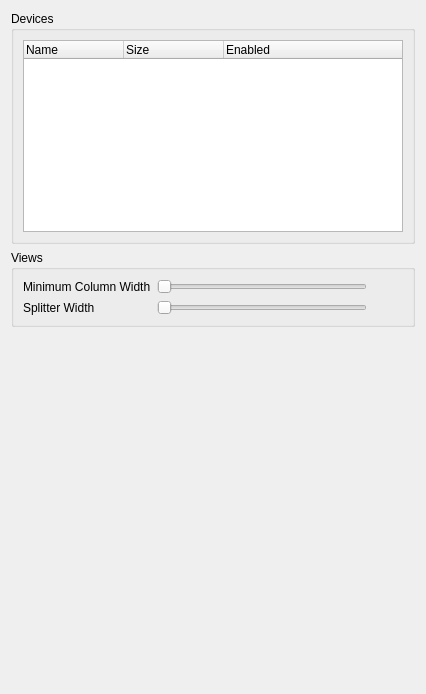
<?xml version="1.0" encoding="UTF-8"?>
<ui version="4.0">
 <class>LCDConfig</class>
 <widget class="QWidget" name="LCDConfig">
  <property name="geometry">
   <rect>
    <x>0</x>
    <y>0</y>
    <width>426</width>
    <height>694</height>
   </rect>
  </property>
  <property name="windowTitle">
   <string>Form</string>
  </property>
  <layout class="QVBoxLayout" name="verticalLayout_2">
   <item>
    <widget class="QGroupBox" name="qgbDevices">
     <property name="minimumSize">
      <size>
       <width>160</width>
       <height>43</height>
      </size>
     </property>
     <property name="whatsThis">
      <string>&lt;p&gt;This is the list of available LCD devices on your system.  It lists devices by name, but also includes the size of the display. Mumble supports outputting to several LCD devices at a time.&lt;/p&gt;
&lt;h3&gt;Size:&lt;/h3&gt;
&lt;p&gt;
This field describes the size of an LCD device. The size is given either in pixels (for Graphic LCDs) or in characters (for Character LCDs).&lt;/p&gt;
&lt;h3&gt;Enabled:&lt;/h3&gt;
&lt;p&gt;This decides whether Mumble should draw to a particular LCD device.&lt;/p&gt;</string>
     </property>
     <property name="title">
      <string>Devices</string>
     </property>
     <layout class="QVBoxLayout" name="verticalLayout">
      <item>
       <widget class="QTreeWidget" name="qtwDevices">
        <property name="sizePolicy">
         <sizepolicy hsizetype="Expanding" vsizetype="Minimum">
          <horstretch>0</horstretch>
          <verstretch>0</verstretch>
         </sizepolicy>
        </property>
        <property name="itemsExpandable">
         <bool>false</bool>
        </property>
        <column>
         <property name="text">
          <string>Name</string>
         </property>
        </column>
        <column>
         <property name="text">
          <string>Size</string>
         </property>
        </column>
        <column>
         <property name="text">
          <string>Enabled</string>
         </property>
        </column>
       </widget>
      </item>
     </layout>
    </widget>
   </item>
   <item>
    <widget class="QGroupBox" name="qgbViews">
     <property name="sizePolicy">
      <sizepolicy hsizetype="Preferred" vsizetype="Minimum">
       <horstretch>0</horstretch>
       <verstretch>0</verstretch>
      </sizepolicy>
     </property>
     <property name="title">
      <string>Views</string>
     </property>
     <layout class="QGridLayout" name="gridLayout">
      <item row="0" column="0">
       <widget class="QLabel" name="qliMinColWidth">
        <property name="text">
         <string>Minimum Column Width</string>
        </property>
       </widget>
      </item>
      <item row="0" column="1">
       <widget class="QSlider" name="qsMinColWidth">
        <property name="whatsThis">
         <string>&lt;p&gt;This option decides the minimum width a column in the User View.&lt;/p&gt;
&lt;p&gt;If too many people are speaking at once, the User View will split itself into columns. You can use this option to pick a compromise between number of users shown on the LCD, and width of user names.&lt;/p&gt;
</string>
        </property>
        <property name="minimum">
         <number>40</number>
        </property>
        <property name="maximum">
         <number>200</number>
        </property>
        <property name="orientation">
         <enum>Qt::Horizontal</enum>
        </property>
       </widget>
      </item>
      <item row="0" column="2">
       <widget class="QLabel" name="qlMinColWidth">
        <property name="minimumSize">
         <size>
          <width>30</width>
          <height>0</height>
         </size>
        </property>
        <property name="text">
         <string/>
        </property>
       </widget>
      </item>
      <item row="1" column="0">
       <widget class="QLabel" name="qliSplitterWidth">
        <property name="text">
         <string>Splitter Width</string>
        </property>
       </widget>
      </item>
      <item row="1" column="1">
       <widget class="QSlider" name="qsSplitterWidth">
        <property name="whatsThis">
         <string>This setting decides the width of column splitter.</string>
        </property>
        <property name="minimum">
         <number>0</number>
        </property>
        <property name="maximum">
         <number>5</number>
        </property>
        <property name="orientation">
         <enum>Qt::Horizontal</enum>
        </property>
       </widget>
      </item>
      <item row="1" column="2">
       <widget class="QLabel" name="qlSplitterWidth">
        <property name="minimumSize">
         <size>
          <width>30</width>
          <height>0</height>
         </size>
        </property>
        <property name="text">
         <string/>
        </property>
       </widget>
      </item>
     </layout>
    </widget>
   </item>
   <item>
    <spacer name="verticalSpacer">
     <property name="orientation">
      <enum>Qt::Vertical</enum>
     </property>
     <property name="sizeType">
      <enum>QSizePolicy::Expanding</enum>
     </property>
     <property name="sizeHint" stdset="0">
      <size>
       <width>20</width>
       <height>40</height>
      </size>
     </property>
    </spacer>
   </item>
  </layout>
 </widget>
 <resources/>
 <connections/>
</ui>
